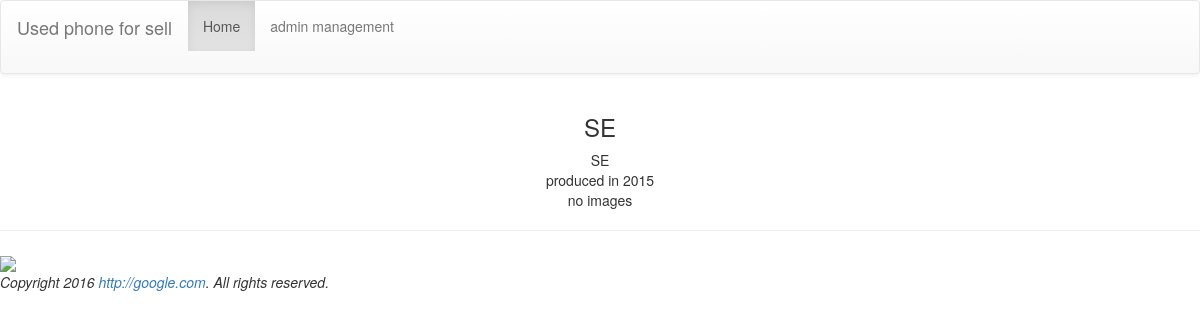
The app's page /detail/5 with its own data.
### mysite/models.py (models this page shows, shortened)
class Product(models.Model):
	pmodel = models.ForeignKey(PModel, on_delete=models.CASCADE)
	nickname = models.CharField(max_length=15)
	description = models.TextField(default='No description')
	year = models.PositiveIntegerField(default=2016)
	price = models.PositiveIntegerField(default=0)

### mysite/views.py (the view)
# urls.py: url(r'^detail/(\d+)$', detail, name='detail-url'),
def detail(request, id):
	try:
		product = Product.objects.get(id=id)
		images = PPhoto.objects.filter(product=product)
	except:
		pass
	templates = get_template('detail.html')
	html = templates.render(locals())
	return HttpResponse(html)

### templates/detail.html (shortened to what this page needs)
{% extends 'base.html' %}
{% block content %}
    <div class="container" align="center">
    {% if product %}
    <table>
        <tr><td align="center"><h3>{{ product.nickname }}</h3></td></tr>
        <tr><td align="center">{{ product.description }}</td></tr>
        <tr><td align="center"> produced in {{ product.year }} </td></tr>
        {% for image in images %}
            {% if forloop.first %}
                <tr><td align="center">
                    {% endif %}
                        <img src="{{ image.url }}"><br>
            {% if forloop.last %}
                </td> </tr>
            {% endif %}
            {% empty %}
                <tr><td align="center">no images</td></tr>
        {% endfor %}
    </table>
    {% else %}
    <h2>Cannot find the cellphone</h2>
    {% endif %}
    </div>
{% endblock %}

### records on screen
Product: nickname "SE", description "SE", year "2015"
